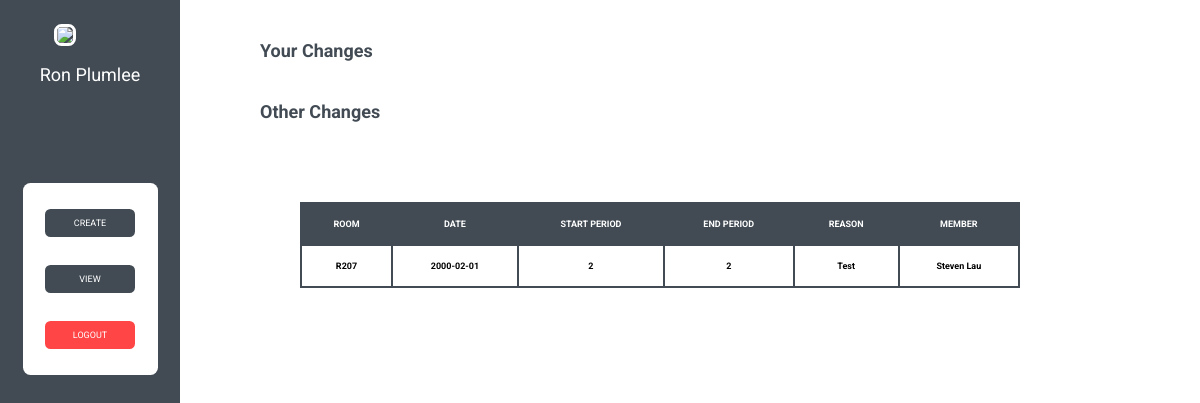
The page /view (signed in) on the database as committed earlier.
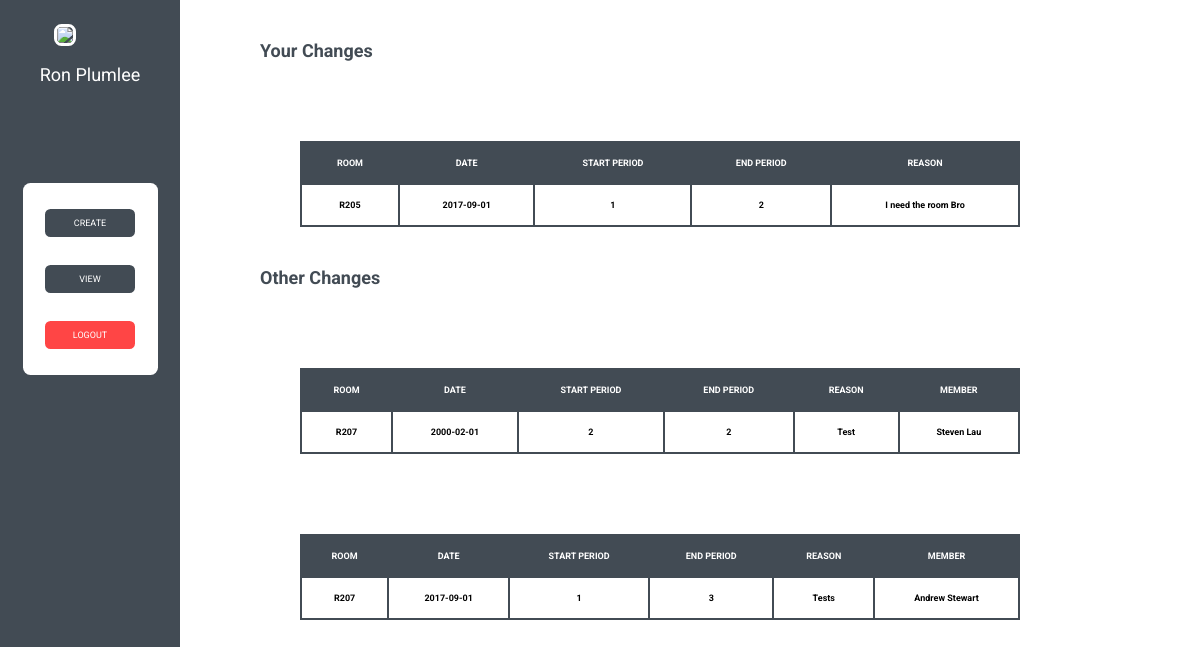
The same page on the database as committed later.
### tables this page shows
CREATE TABLE "STAFF" (
	`staffID`	INTEGER NOT NULL,
	`name`	TEXT NOT NULL,
	`email`	TEXT NOT NULL,
	`password`	INTEGER,
	`schoolboxstaffID`	TEXT NOT NULL,
	PRIMARY KEY(`staffID`)
);

CREATE TABLE "CHANGES" (
	`room`	TEXT,
	`day`	TEXT NOT NULL,
	`startPeriod`	INTEGER NOT NULL,
	`endPeriod`	INTEGER NOT NULL,
	`changedTeacherID`	TEXT NOT NULL,
	`reason`	TEXT NOT NULL,
	`teacherID`	TEXT
);

### main.py (the view)
@app.route('/view', methods=['GET', 'POST'])
@loginRequired
def viewChanges():
    if request.method == "POST":
        buttonRequest = request.form['button']
        if buttonRequest == "view":
            return redirect("/view")
        elif buttonRequest == "create":
            return redirect("/home")
        elif buttonRequest == "logout":
            session.pop("userEmail", None)
            return redirect("/login")
    elif request.method == "GET":
        databaseCollection = database.execute("SELECT room, day, startPeriod, endPeriod, reason FROM CHANGES WHERE changedTeacherID = ?", (findStaffInfo()['name'],)).fetchall()
        databaseCollection1 = database.execute("SELECT room, day, startPeriod, endPeriod, reason, changedTeacherID FROM CHANGES WHERE teacherID = ?", (findStaffInfo()['name'],)).fetchall()
        return render_template('view.html', yourChanges=databaseCollection, changes=databaseCollection1, staffUser=findStaffInfo())

### main.py (called while the page is built)
def loggedIn():
    return "userEmail" in session

def findStaffInfo():
    name = database.execute("SELECT name FROM staff WHERE email = ?", (session["userEmail"],)).fetchone()[0]
    userImage = "https://schoolbox.bbc.qld.edu.au/portrait.php?userId=" + str(database.execute("SELECT schoolboxstaffId FROM staff WHERE email = ?", (session["userEmail"],)).fetchone()[0]) + "&size=profile"
    return {"name":name, "userImg":userImage}

def loginRequired(f):
    @wraps(f)
    def wrap(*args, **kwargs):
        if loggedIn():
            return f(*args, **kwargs)
        else:
            return redirect("/login")
    return wrap

### templates/view.html (shortened to what this page needs)
{% extends "sidebar.html" %}
{% block content %}
{% block user %}{{staffUser.name}}{% endblock %}
<p id="title2">Your Changes</p>
{% for n in yourChanges %}
<table id="view-table">
    <tr>
        <th>ROOM</th>
        <th>DATE</th>
        <th>START PERIOD</th>
        <th>END PERIOD</th>
        <th>REASON</th>
    </tr>
    <tr>
        <th>{{n[0]}}</th>
        <th>{{n[1]}}</th>
        <th>{{n[2]}}</th>
        <th>{{n[3]}}</th>
        <th>{{n[4]}}</th>
</table>
{% endfor %}
<p id="title2">Other Changes</p>
{% for n in changes %}
<table id="view-table">
    <tr>
        <th>ROOM</th>
        <th>DATE</th>
        <th>START PERIOD</th>
        <th>END PERIOD</th>
        <th>REASON</th>
        <th>MEMBER</th>
    </tr>
    <tr>
        <th>{{n[0]}}</th>
        <th>{{n[1]}}</th>
        <th>{{n[2]}}</th>
        <th>{{n[3]}}</th>
        <th>{{n[4]}}</th>
        <th>{{n[5]}}</th>
</table>
{% endfor %}
{% endblock %}

### templates/sidebar.html (shortened to what this page needs)
<!DOCTYPE html>
<html>
    <head>
        <link type="text/css" rel="stylesheet" href="{{ url_for('static', filename='styles/main.css') }}">
    </head>
    <body>
        <div id="sidebar">
            <div id="spacer3"></div>
            <img id="user-image" src="{{staffUser.userImg}}">
            <p id="sub-title">{% block user %}{% endblock %}</p>
            <div id="spacer"></div>
            <div id="sidebar-menu">
                <form method="post">
                    <button class="sidebar-btn" name="button" value="create">CREATE</button>
                    <button class="sidebar-btn" name="button" value="view">VIEW</button>
                    <button class="sidebar-btn2" name="button" value="logout">LOGOUT</button>
                </form>
            </div>
        </div>
        <div id="content">
             {% block content %}{% endblock %}
        </div>
    </body>
</html>

### static/styles/main.css (style rules this page uses)
body { margin: 0; }
* { font-family: 'Roboto', sans-serif; font-size: 0px; }
#sub-title { font-size: 1.5vw; text-align: center; color: white; }
#spacer { height: 10%; }
#spacer3 { height: 3%; }
#sidebar { height: 100vh; width: 15%; background-color: #424B54; float: left; }
#content { height: 100vh; width: 85%; float: right; }
#user-image { width: 40%; margin-left: 30%; margin-right: 30%; border: 3px solid white; border-radius: 7.5px; }
#sidebar-menu { background-color: white; border-radius: 7.5px; width: 75%; margin-left: 12.5%; margin-right: 12.5%; height: 24vh; }
.sidebar-btn { border-radius: 7.5px; height: 4vh; border: 2px solid white; background-color: #424B54; color: white; font-size: 0.75vw; margin-left: 15%; margin-top: 3vh; margin-right: 15%; width: 70%; }
.sidebar-btn2 { border-radius: 7.5px; height: 4vh; border: 2px solid white; background-color: #FF4545; color: white; font-size: 0.75vw; margin-left: 15%; margin-top: 3vh; margin-right: 15%; width: 70%; }
#title2 { margin-top: 5vh; font-size: 1.5vw; text-align: left; padding-left: 10vh; font-weight: bold; color: #424B54; }
table { margin-left: 4.75vw; border-collapse: collapse; width: 100%; font-size: 0.75vw; color:black; }
td, th { border: 2px solid #424B54; text-align: left; padding: 15px; font-size: 0.75vw; font-weight: bold; text-align: center; }
tr:nth-child(odd) { font-weight: normal; font-size: 0.75vw; background-color: #424B54; color: white; }
#view-table { width: 60vw; margin-left: 10vw; margin-right: 24.75vw; margin-top: 10vh; }

Rows that differ between the two databases and show on the page:
added CHANGES: room "R205", day "2017-09-01", startPeriod "1", endPeriod "2", reason "I need the room Bro"
added CHANGES: room "R207", day "2017-09-01", startPeriod "1", endPeriod "3", reason "Tests", changedTeacherID "Andrew Stewart"
